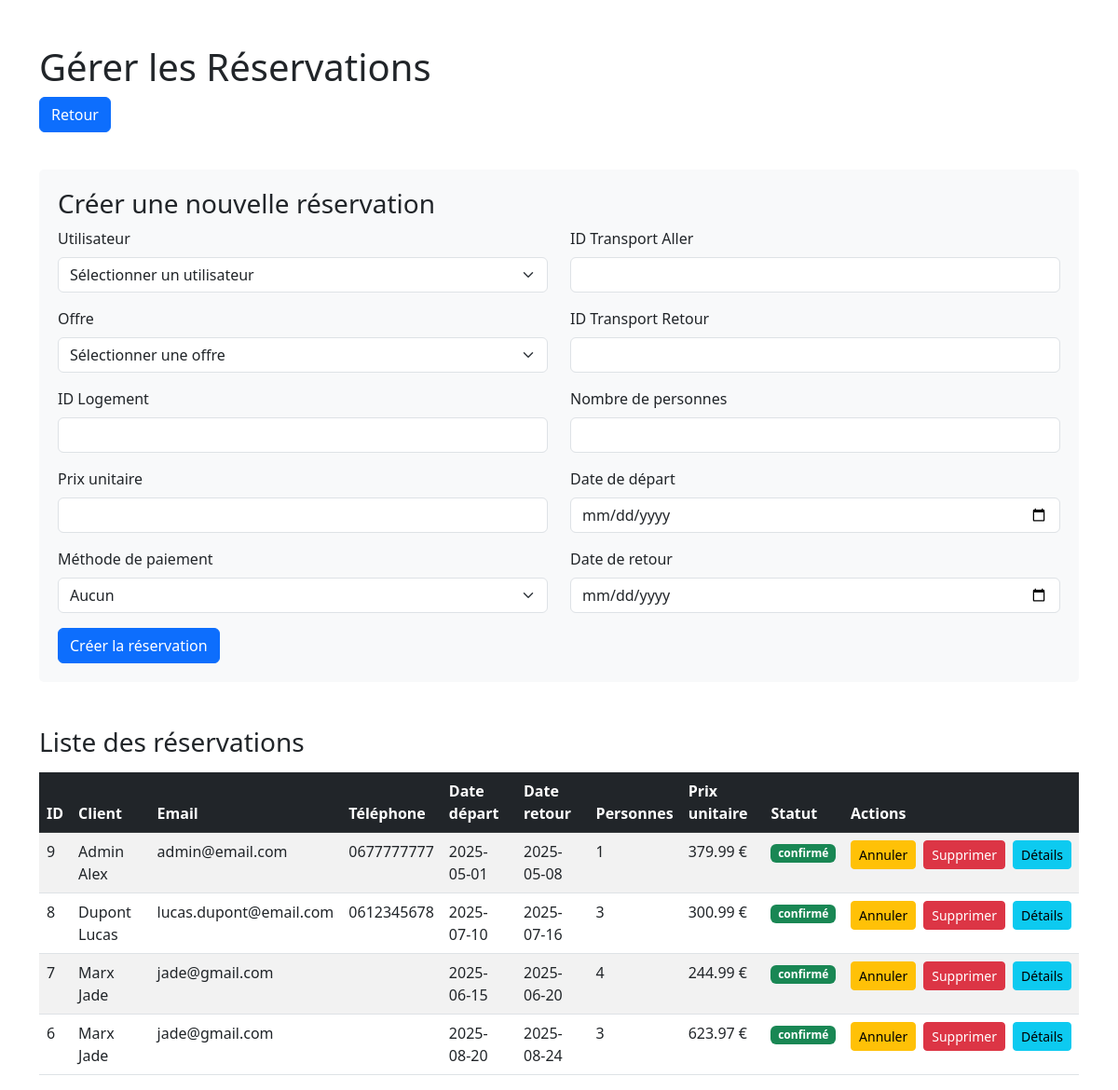
Screenshot of /admin/gestion_reservation.php (signed in) with the database file from the repository.
### tables this page shows
CREATE TABLE `reservations` (
  `id` int NOT NULL,
  `user_id` int NOT NULL,
  `offre_id` int NOT NULL,
  `logement_id` int NOT NULL,
  `transport_aller_id` int NOT NULL,
  `transport_retour_id` int NOT NULL,
  `nbr_personnes` int NOT NULL,
  `prix_unitaire` decimal(10,2) NOT NULL,
  `prix_total` decimal(10,2) GENERATED ALWAYS AS ((`prix_unitaire` * `nbr_personnes`)) STORED,
  `statut` enum('en attente','confirmé','annulé') DEFAULT 'en attente',
  `methode_paiement` enum('carte bancaire','paypal','virement','aucun') DEFAULT 'aucun',
  `date_paiement` datetime DEFAULT NULL,
  `date_reservation` timestamp NULL DEFAULT CURRENT_TIMESTAMP,
  `date_depart` date NOT NULL,
  `date_retour` date NOT NULL
);

CREATE TABLE `users` (
  `id` int NOT NULL,
  `nom` varchar(100) NOT NULL,
  `prenom` varchar(50) NOT NULL,
  `email` varchar(100) NOT NULL,
  `password` varchar(100) NOT NULL,
  `gender` enum('M','F','Autre') NOT NULL,
  `date_naissance` date DEFAULT NULL,
  `adresse` varchar(255) DEFAULT NULL,
  `telephone` varchar(20) DEFAULT NULL,
  `profile_picture` varchar(255) DEFAULT NULL,
  `access_level` enum('user','admin') DEFAULT 'user',
  `date_inscription` timestamp NULL DEFAULT CURRENT_TIMESTAMP,
  `derniere_connexion` timestamp NULL DEFAULT CURRENT_TIMESTAMP,
  `statut` enum('actif','suspendu','désactivé') DEFAULT 'actif'
);

### admin/gestion_reservation.php (the view, shortened to what this page needs)
<?php
require_once('../data_base/connection.php');
$stmt = $dbh->prepare("
    SELECT r.*, u.nom AS user_nom, u.prenom AS user_prenom, u.email AS user_email, u.telephone AS user_telephone
    FROM reservations r
    JOIN users u ON r.user_id = u.id
    ORDER BY r.date_reservation DESC
");
$stmt->execute();
$reservations = $stmt->fetchAll(PDO::FETCH_ASSOC);
?>
<!DOCTYPE html>
<html lang="fr">
<head>
    <link href="https://cdn.jsdelivr.net/npm/bootstrap@5.3.0/dist/css/bootstrap.min.css" rel="stylesheet">
</head>
<body>
    <div class="container mt-5">
        <h1>Gérer les Réservations</h1>
        <a href="../admin.php" class="btn btn-primary mb-3">Retour</a>
        <div class="form-container mt-4">
            <h3>Créer une nouvelle réservation</h3>
            <form method="POST">
                <div class="row">
                    <div class="col-md-6">
                        <div class="mb-3">
                            <label for="user_id" class="form-label">Utilisateur</label>
                            <select class="form-select" id="user_id" name="user_id" required>
                                <option value="">Sélectionner un utilisateur</option>
                            </select>
                        </div>
                        <div class="mb-3">
                            <label for="offre_id" class="form-label">Offre</label>
                            <select class="form-select" id="offre_id" name="offre_id" required>
                                <option value="">Sélectionner une offre</option>
                            </select>
                        </div>
                        <div class="mb-3">
                            <label for="logement_id" class="form-label">ID Logement</label>
                            <input type="number" class="form-control" id="logement_id" name="logement_id" required>
                        </div>
                    </div>
                    <div class="col-md-6">
                        <div class="mb-3">
                            <label for="transport_aller_id" class="form-label">ID Transport Aller</label>
                            <input type="number" class="form-control" id="transport_aller_id" name="transport_aller_id" required>
                        </div>
                        <div class="mb-3">
                            <label for="transport_retour_id" class="form-label">ID Transport Retour</label>
                            <input type="number" class="form-control" id="transport_retour_id" name="transport_retour_id" required>
                        </div>
                        <div class="mb-3">
                            <label for="nbr_personnes" class="form-label">Nombre de personnes</label>
                            <input type="number" class="form-control" id="nbr_personnes" name="nbr_personnes" required>
                        </div>
                    </div>
                </div>
                <div class="row">
                    <div class="col-md-6">
                        <div class="mb-3">
                            <label for="prix_unitaire" class="form-label">Prix unitaire</label>
                            <input type="number" step="0.01" class="form-control" id="prix_unitaire" name="prix_unitaire" required>
                        </div>
                        <div class="mb-3">
                            <label for="methode_paiement" class="form-label">Méthode de paiement</label>
                            <select class="form-select" id="methode_paiement" name="methode_paiement" required>
                                <option value="aucun" selected>Aucun</option>
                            </select>
                        </div>
                    </div>
                    <div class="col-md-6">
                        <div class="mb-3">
                            <label for="date_depart" class="form-label">Date de départ</label>
                            <input type="date" class="form-control" id="date_depart" name="date_depart" required>
                        </div>
                        <div class="mb-3">
                            <label for="date_retour" class="form-label">Date de retour</label>
                            <input type="date" class="form-control" id="date_retour" name="date_retour" required>
                        </div>
                    </div>
                </div>
                <button type="submit" name="create_reservation" class="btn btn-primary">Créer la réservation</button>
            </form>
        </div>
        <h3 class="mt-5">Liste des réservations</h3>
        <table class="table table-striped mt-3">
            <thead class="table-dark">
                <tr>
                    <th>ID</th>
                    <th>Client</th>
                    <th>Email</th>
                    <th>Téléphone</th>
                    <th>Date départ</th>
                    <th>Date retour</th>
                    <th>Personnes</th>
                    <th>Prix unitaire</th>
                    <th>Statut</th>
                    <th>Actions</th>
                </tr>
            </thead>
            <tbody>
                <?php foreach ($reservations as $reservation): ?>
                    <tr>
                        <td><?= htmlspecialchars($reservation['id']) ?></td>
                        <td><?= htmlspecialchars($reservation['user_nom'] . ' ' . htmlspecialchars($reservation['user_prenom'])) ?></td>
                        <td><?= htmlspecialchars($reservation['user_email']) ?></td>
                        <td><?= htmlspecialchars($reservation['user_telephone'] ?? '') ?></td>
                        <td><?= htmlspecialchars($reservation['date_depart']) ?></td>
                        <td><?= htmlspecialchars($reservation['date_retour'] ?? 'N/A') ?></td>
                        <td><?= htmlspecialchars($reservation['nbr_personnes']) ?></td>
                        <td><?= htmlspecialchars($reservation['prix_unitaire']) ?> €</td>
                        <td>
                            <span class="badge
                                <?= $reservation['statut'] === 'confirmé' ? 'bg-success' :
                                   ($reservation['statut'] === 'annulé' ? 'bg-danger' : 'bg-warning text-dark') ?>">
                                <?= htmlspecialchars($reservation['statut']) ?>
                            </span>
                        </td>
                        <td>
                            <div class="d-flex gap-2">
                                <form method="POST" class="d-inline">
                                    <button type="submit" name="cancel_reservation" class="btn btn-warning btn-sm">Annuler</button>
                                </form>
                                <form method="POST" class="d-inline">
                                    <button type="submit" name="delete_reservation" class="btn btn-danger btn-sm" onclick="return confirm('Êtes-vous sûr de vouloir supprimer cette réservation ?')">Supprimer</button>
                                </form>
                                <a href="reservation_details.php?id=<?= $reservation['id'] ?>" class="btn btn-info btn-sm">Détails</a>
                            </div>
                        </td>
                    </tr>
                <?php endforeach; ?>
            </tbody>
        </table>
    </div>
</body>
</html>

### admin/gestion_reservation.php (style rules this page uses)
.form-container { background-color: #f8f9fa; padding: 20px; border-radius: 5px; margin-bottom: 30px; }

### rows the page displays
reservations: id "9", user.prenom "Admin Alex", user.email "admin@email.com", user.telephone "0677777777", date_depart "2025-05-01", date_retour "2025-05-08", nbr_personnes "1", prix_unitaire "379.99", statut "confirmé"
reservations: id "8", user.prenom "Dupont Lucas", user.email "lucas.dupont@email.com", user.telephone "0612345678", date_depart "2025-07-10", date_retour "2025-07-16", nbr_personnes "3", prix_unitaire "300.99", statut "confirmé"
reservations: id "7", user.prenom "Marx Jade", user.email "jade@gmail.com", date_depart "2025-06-15", date_retour "2025-06-20", nbr_personnes "4", prix_unitaire "244.99", statut "confirmé"
reservations: id "6", user.prenom "Marx Jade", user.email "jade@gmail.com", date_depart "2025-08-20", date_retour "2025-08-24", nbr_personnes "3", prix_unitaire "623.97", statut "confirmé"
